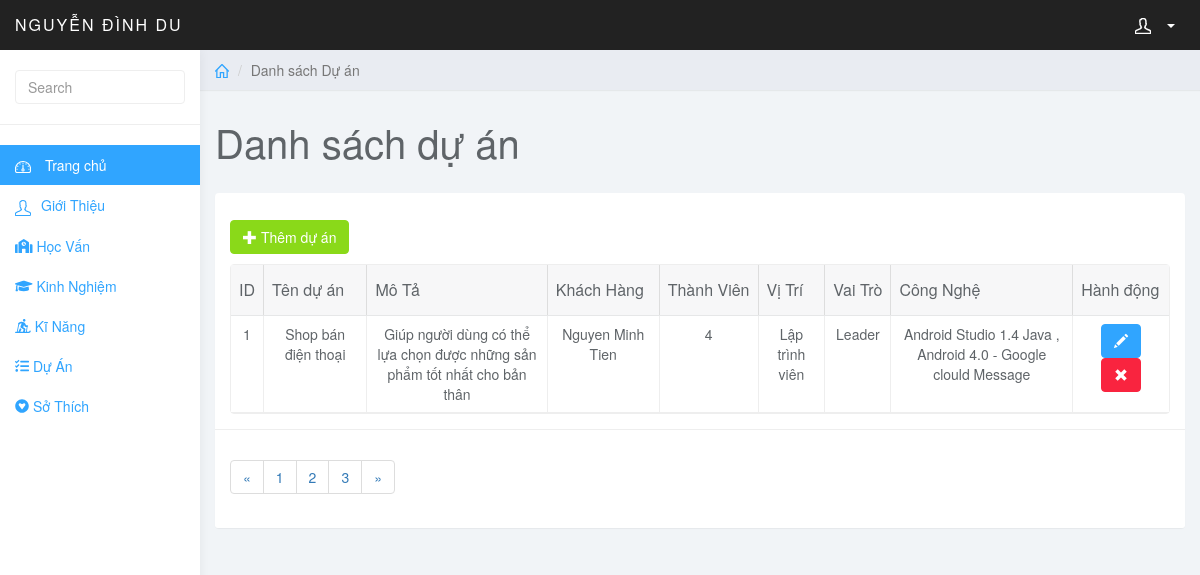
The page /admin/index.php?page=duan (signed in) on the database its author committed.
### tables this page shows
CREATE TABLE `duan` (
  `id` int(10) NOT NULL,
  `name` varchar(255) NOT NULL,
  `mota` varchar(255) NOT NULL,
  `khachhang` varchar(255) NOT NULL,
  `thanhvien` varchar(255) NOT NULL,
  `vitri` varchar(255) NOT NULL,
  `vaitro` varchar(255) NOT NULL,
  `congnghe` varchar(255) NOT NULL
);

### admin/duan.php (the view, shortened to what this page needs)
<?php
include('../config/connect.php');
$sql = "SELECT * FROM duan";
$query =mysqli_query($conn, $sql);
?>
<div class="col-sm-9 col-sm-offset-3 col-lg-10 col-lg-offset-2 main">
    <div class="row">
        <ol class="breadcrumb">
            <li><a href="#"><svg class="glyph stroked home">
                        <use xlink:href="#stroked-home"></use>
                    </svg></a></li>
            <li class="active">Danh sách Dự án</li>
        </ol>
    </div>
    <div class="row">
        <div class="col-lg-12">
            <h1 class="page-header">Danh sách dự án</h1>
        </div>
    </div>
    <div id="toolbar" class="btn-group">
        <a href="index.php?page=add_duan" class="btn btn-success">
            <i class="glyphicon glyphicon-plus"></i> Thêm dự án
        </a>
    </div>
    <div class="row">
        <div class="col-lg-12">
            <div class="panel panel-default">
                <div class="panel-body">
                    <table style="text-align: center;" data-toolbar="#toolbar" data-toggle="table">
                        <thead>
                            <tr>
                                <th data-field="id" data-sortable="true">ID</th>
                                <th data-field="name" data-sortable="true">Tên dự án</th>
                                <th>Mô Tả</th>
                                <th>Khách Hàng</th>
                                <th>Thành Viên</th>
                                <th>Vị Trí</th>
                                <th data-field="price" data-sortable="true">Vai Trò</th>
                                <th>Công Nghệ</th>
                                <th>Hành động</th>
                            </tr>
                        </thead>
                        <tbody>
                            <?php
                            while($row = mysqli_fetch_array($query)){
                            ?>
                            <tr>
                                <td style="">
<?php echo $row['id'];?>
                                </td>
                                <td style="">
                                <?php echo $row['name'];?>
                                </td>
                                <td style="">
                                <?php echo $row['mota'];?>
                                </td>
                                <td style="">
                                <?php echo $row['khachhang'];?>
                                </td>
                                <td style="">
                                <?php echo $row['thanhvien'];?>
                                </td>
                                <td style="">
                                <?php echo $row['vitri'];?>
                                </td>
                                <td style="">
                                <?php echo $row['vaitro'];?>
                                </td>
                                <td style="">
                                <?php echo $row['congnghe'];?>
                                </td>
                                <td class="form-group">
											<a href="index.php?page=edit_duan&id=<?php echo $row['id']; ?>" class="btn btn-primary"><i class="glyphicon glyphicon-pencil"></i></a>
											<a onclick="ConfirmDelete()" href="index.php?page=del_duan&id=<?php echo $row['id']; ?>" class="btn btn-danger"><i class="glyphicon glyphicon-remove"></i></a>
										</td>
                            </tr>
                        <?php } ?>
                        </tbody>
                    </table>
                </div>
                <div class="panel-footer">
                    <nav aria-label="Page navigation example">
                        <ul class="pagination">
                            <li class="page-item"><a class="page-link" href="#">&laquo;</a></li>
                            <li class="page-item"><a class="page-link" href="#">1</a></li>
                            <li class="page-item"><a class="page-link" href="#">2</a></li>
                            <li class="page-item"><a class="page-link" href="#">3</a></li>
                            <li class="page-item"><a class="page-link" href="#">&raquo;</a></li>
                        </ul>
                    </nav>
                </div>
            </div>
        </div>
    </div>
</div>

### admin/css/styles.css (style rules this page uses)
body { background: #f1f4f7; padding-top: 50px; color: #5f6468; }
a, a:hover, a:focus { color: #30a5ff; }
h1, h2, h3, h4, h5, h6 { color: #5f6468; }
h1 { font-weight: 300; font-size: 40px; }
.btn-primary, .btn-primary:hover, .btn-primary:focus, .btn-primary:active, .btn-primary.active, .open>.dropdown-toggle.btn-primary, .btn-primary.disabled, .btn-primary[disabled], fieldset[disabled] .btn-primary, .btn-primary.disabled:hover, .btn-primary[disabled]:hover, fieldset[disabled] .btn-primary:hover, .btn-primary.disabled:focus, .btn-primary[disabled]:focus, fieldset[disabled] .btn-primary:focus, .btn-primary.disabled:active, .btn-primary[disabled]:active, fieldset[disabled] .btn-primary:active, .btn-primary.disabled.active, .btn-primary[disabled].active, fieldset[disabled] .btn-primary.active { background-color: #30a5ff; border-color: #30a5ff; }
.btn-success, .btn-success:hover, .btn-success:focus, .btn-success:active, .btn-success.active, .open>.dropdown-toggle.btn-success, .btn-success.disabled, .btn-success[disabled], fieldset[disabled] .btn-success, .btn-success.disabled:hover, .btn-success[disabled]:hover, fieldset[disabled] .btn-success:hover, .btn-success.disabled:focus, .btn-success[disabled]:focus, fieldset[disabled] .btn-success:focus, .btn-success.disabled:active, .btn-success[disabled]:active, fieldset[disabled] .btn-success:active, .btn-success.disabled.active, .btn-success[disabled].active, fieldset[disabled] .btn-success.active { background-color: #8ad919; border-color: #8ad919; }
.btn-danger, .btn-danger:hover, .btn-danger:focus, .btn-danger:active, .btn-danger.active, .open>.dropdown-toggle.btn-danger, .btn-danger.disabled, .btn-danger[disabled], fieldset[disabled] .btn-danger, .btn-danger.disabled:hover, .btn-danger[disabled]:hover, fieldset[disabled] .btn-danger:hover, .btn-danger.disabled:focus, .btn-danger[disabled]:focus, fieldset[disabled] .btn-danger:focus, .btn-danger.disabled:active, .btn-danger[disabled]:active, fieldset[disabled] .btn-danger:active, .btn-danger.disabled.active, .btn-danger[disabled].active, fieldset[disabled] .btn-danger.active { background-color: #f9243f; border-color: #f9243f; }
.panel { border: 0; }
.panel-footer { background: #fff; border-top: 1px solid #eee; }
.breadcrumb { border-radius: 0; padding: 10px 15px; background: #e9ecf2; box-shadow: 0 1px 1px rgba(0, 0, 0, .05); margin: 0; }
h1.page-header { margin-top: 30px; border-bottom: 0; }
.table { background: #fff; }
.breadcrumb .glyph { height: 14px; width: 14px; margin: -2px 0 0 0; stroke-width: 4px; }

### rows shown on the page
duan: id "1", name "Shop bán điện thoại", mota "Giúp người dùng có thể lựa chọn được những sản phẩm tốt nhất cho bản thân", khachhang "Nguyen Minh Tien", thanhvien "4", vitri "Lập trình viên", vaitro "Leader", congnghe "Android Studio 1.4 Java , Android 4.0 - Google clould Message"
